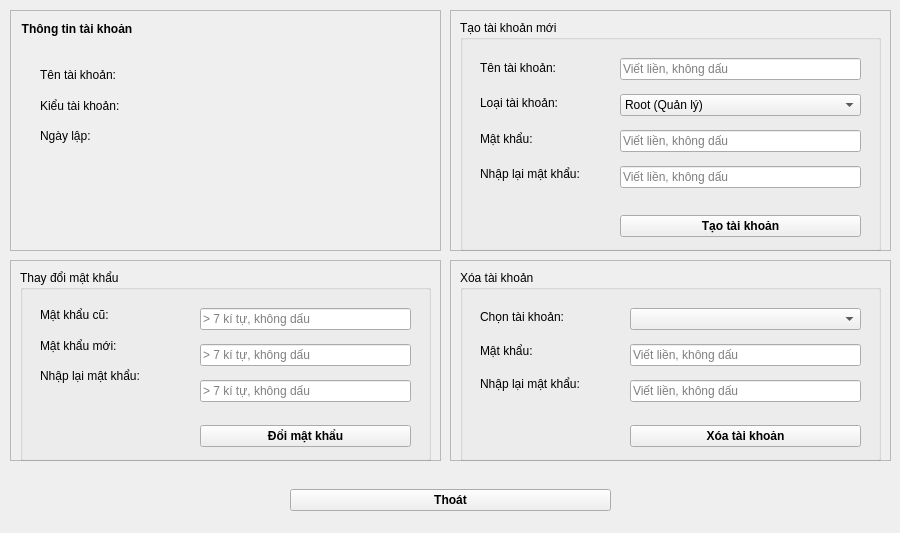
<?xml version="1.0" encoding="UTF-8"?>
<ui version="4.0">
 <class>FormUserAccount</class>
 <widget class="QWidget" name="FormUserAccount">
  <property name="geometry">
   <rect>
    <x>0</x>
    <y>0</y>
    <width>900</width>
    <height>533</height>
   </rect>
  </property>
  <property name="windowTitle">
   <string>STEMe - Tạo tài khoản</string>
  </property>
  <property name="windowIcon">
   <iconset resource="image.qrc">
    <normaloff>:/image/Setup_icon_1.jpg</normaloff>:/image/Setup_icon_1.jpg</iconset>
  </property>
  <widget class="QWidget" name="horizontalLayoutWidget">
   <property name="geometry">
    <rect>
     <x>290</x>
     <y>480</y>
     <width>321</width>
     <height>41</height>
    </rect>
   </property>
   <layout class="QHBoxLayout" name="horizontalLayout">
    <item>
     <widget class="QPushButton" name="pushButton_Cancel">
      <property name="font">
       <font>
        <weight>75</weight>
        <bold>true</bold>
       </font>
      </property>
      <property name="text">
       <string>Thoát</string>
      </property>
     </widget>
    </item>
   </layout>
  </widget>
  <widget class="QFrame" name="frame">
   <property name="geometry">
    <rect>
     <x>10</x>
     <y>10</y>
     <width>431</width>
     <height>241</height>
    </rect>
   </property>
   <property name="frameShape">
    <enum>QFrame::StyledPanel</enum>
   </property>
   <property name="frameShadow">
    <enum>QFrame::Raised</enum>
   </property>
   <widget class="QGroupBox" name="groupBox_AccountInfo">
    <property name="geometry">
     <rect>
      <x>10</x>
      <y>10</y>
      <width>411</width>
      <height>151</height>
     </rect>
    </property>
    <property name="font">
     <font>
      <weight>75</weight>
      <bold>true</bold>
     </font>
    </property>
    <property name="styleSheet">
     <string notr="true">border:5px</string>
    </property>
    <property name="title">
     <string>Thông tin tài khoản</string>
    </property>
    <property name="flat">
     <bool>false</bool>
    </property>
    <widget class="QWidget" name="verticalLayoutWidget">
     <property name="geometry">
      <rect>
       <x>20</x>
       <y>40</y>
       <width>121</width>
       <height>91</height>
      </rect>
     </property>
     <layout class="QVBoxLayout" name="verticalLayout">
      <property name="spacing">
       <number>0</number>
      </property>
      <item>
       <widget class="QLabel" name="label_2">
        <property name="text">
         <string>Tên tài khoản:</string>
        </property>
       </widget>
      </item>
      <item>
       <widget class="QLabel" name="label">
        <property name="text">
         <string>Kiểu tài khoản:</string>
        </property>
       </widget>
      </item>
      <item>
       <widget class="QLabel" name="label_4">
        <property name="text">
         <string>Ngày lập:</string>
        </property>
       </widget>
      </item>
     </layout>
    </widget>
    <widget class="QWidget" name="verticalLayoutWidget_2">
     <property name="geometry">
      <rect>
       <x>160</x>
       <y>40</y>
       <width>231</width>
       <height>91</height>
      </rect>
     </property>
     <layout class="QVBoxLayout" name="verticalLayout_2">
      <property name="spacing">
       <number>0</number>
      </property>
      <item>
       <widget class="QLabel" name="label_Info_Account">
        <property name="font">
         <font>
          <weight>75</weight>
          <italic>true</italic>
          <bold>true</bold>
         </font>
        </property>
        <property name="text">
         <string/>
        </property>
       </widget>
      </item>
      <item>
       <widget class="QLabel" name="label_Info_Type">
        <property name="font">
         <font>
          <weight>75</weight>
          <italic>true</italic>
          <bold>true</bold>
         </font>
        </property>
        <property name="text">
         <string/>
        </property>
       </widget>
      </item>
      <item>
       <widget class="QLabel" name="label_Info_Date">
        <property name="font">
         <font>
          <weight>75</weight>
          <italic>true</italic>
          <bold>true</bold>
         </font>
        </property>
        <property name="text">
         <string/>
        </property>
       </widget>
      </item>
     </layout>
    </widget>
   </widget>
  </widget>
  <widget class="QFrame" name="frame_2">
   <property name="geometry">
    <rect>
     <x>10</x>
     <y>260</y>
     <width>431</width>
     <height>201</height>
    </rect>
   </property>
   <property name="frameShape">
    <enum>QFrame::StyledPanel</enum>
   </property>
   <property name="frameShadow">
    <enum>QFrame::Raised</enum>
   </property>
   <widget class="QGroupBox" name="groupBox">
    <property name="geometry">
     <rect>
      <x>10</x>
      <y>10</y>
      <width>411</width>
      <height>191</height>
     </rect>
    </property>
    <property name="title">
     <string>Thay đổi mật khẩu</string>
    </property>
    <widget class="QWidget" name="verticalLayoutWidget_3">
     <property name="geometry">
      <rect>
       <x>20</x>
       <y>30</y>
       <width>134</width>
       <height>91</height>
      </rect>
     </property>
     <layout class="QVBoxLayout" name="verticalLayout_3">
      <property name="spacing">
       <number>0</number>
      </property>
      <item>
       <widget class="QLabel" name="label_3">
        <property name="text">
         <string>Mật khẩu cũ:</string>
        </property>
       </widget>
      </item>
      <item>
       <widget class="QLabel" name="label_5">
        <property name="text">
         <string>Mật khẩu mới:</string>
        </property>
       </widget>
      </item>
      <item>
       <widget class="QLabel" name="label_6">
        <property name="text">
         <string>Nhập lại mật khẩu:</string>
        </property>
       </widget>
      </item>
     </layout>
    </widget>
    <widget class="QWidget" name="verticalLayoutWidget_4">
     <property name="geometry">
      <rect>
       <x>180</x>
       <y>30</y>
       <width>211</width>
       <height>110</height>
      </rect>
     </property>
     <layout class="QVBoxLayout" name="verticalLayout_4">
      <item>
       <widget class="QLineEdit" name="lineEdit_ChangePassword">
        <property name="echoMode">
         <enum>QLineEdit::PasswordEchoOnEdit</enum>
        </property>
        <property name="placeholderText">
         <string>&gt; 7 kí tự, không dấu</string>
        </property>
       </widget>
      </item>
      <item>
       <widget class="QLineEdit" name="lineEdit_ChangeNewPassword">
        <property name="echoMode">
         <enum>QLineEdit::Password</enum>
        </property>
        <property name="placeholderText">
         <string>&gt; 7 kí tự, không dấu</string>
        </property>
       </widget>
      </item>
      <item>
       <widget class="QLineEdit" name="lineEdit_ChangeRePassword">
        <property name="echoMode">
         <enum>QLineEdit::Password</enum>
        </property>
        <property name="placeholderText">
         <string>&gt; 7 kí tự, không dấu</string>
        </property>
       </widget>
      </item>
     </layout>
    </widget>
    <widget class="QWidget" name="horizontalLayoutWidget_2">
     <property name="geometry">
      <rect>
       <x>180</x>
       <y>150</y>
       <width>211</width>
       <height>32</height>
      </rect>
     </property>
     <layout class="QHBoxLayout" name="horizontalLayout_4">
      <item>
       <widget class="QPushButton" name="pushButton_ChangePassword">
        <property name="font">
         <font>
          <weight>75</weight>
          <bold>true</bold>
         </font>
        </property>
        <property name="text">
         <string>Đổi mật khẩu</string>
        </property>
       </widget>
      </item>
     </layout>
    </widget>
   </widget>
  </widget>
  <widget class="QFrame" name="frame_3">
   <property name="geometry">
    <rect>
     <x>450</x>
     <y>260</y>
     <width>441</width>
     <height>201</height>
    </rect>
   </property>
   <property name="frameShape">
    <enum>QFrame::StyledPanel</enum>
   </property>
   <property name="frameShadow">
    <enum>QFrame::Raised</enum>
   </property>
   <widget class="QGroupBox" name="groupBox_2">
    <property name="geometry">
     <rect>
      <x>10</x>
      <y>10</y>
      <width>421</width>
      <height>191</height>
     </rect>
    </property>
    <property name="title">
     <string>Xóa tài khoản</string>
    </property>
    <widget class="QWidget" name="verticalLayoutWidget_7">
     <property name="geometry">
      <rect>
       <x>20</x>
       <y>30</y>
       <width>134</width>
       <height>101</height>
      </rect>
     </property>
     <layout class="QVBoxLayout" name="verticalLayout_7">
      <property name="spacing">
       <number>0</number>
      </property>
      <item>
       <widget class="QLabel" name="label_11">
        <property name="text">
         <string>Chọn tài khoản:</string>
        </property>
       </widget>
      </item>
      <item>
       <widget class="QLabel" name="label_12">
        <property name="text">
         <string>Mật khẩu:</string>
        </property>
       </widget>
      </item>
      <item>
       <widget class="QLabel" name="label_13">
        <property name="text">
         <string>Nhập lại mật khẩu:</string>
        </property>
       </widget>
      </item>
     </layout>
    </widget>
    <widget class="QWidget" name="verticalLayoutWidget_8">
     <property name="geometry">
      <rect>
       <x>170</x>
       <y>30</y>
       <width>231</width>
       <height>110</height>
      </rect>
     </property>
     <layout class="QVBoxLayout" name="verticalLayout_8">
      <item>
       <widget class="QComboBox" name="comboBox_RemoveAccount">
        <property name="editable">
         <bool>false</bool>
        </property>
        <property name="currentText">
         <string/>
        </property>
       </widget>
      </item>
      <item>
       <widget class="QLineEdit" name="lineEdit_RemovePassword">
        <property name="echoMode">
         <enum>QLineEdit::PasswordEchoOnEdit</enum>
        </property>
        <property name="placeholderText">
         <string>Viết liền, không dấu</string>
        </property>
       </widget>
      </item>
      <item>
       <widget class="QLineEdit" name="lineEdit_RemoveRePassword">
        <property name="echoMode">
         <enum>QLineEdit::PasswordEchoOnEdit</enum>
        </property>
        <property name="placeholderText">
         <string>Viết liền, không dấu</string>
        </property>
       </widget>
      </item>
     </layout>
    </widget>
    <widget class="QWidget" name="horizontalLayoutWidget_4">
     <property name="geometry">
      <rect>
       <x>170</x>
       <y>150</y>
       <width>231</width>
       <height>32</height>
      </rect>
     </property>
     <layout class="QHBoxLayout" name="horizontalLayout_6">
      <item>
       <widget class="QPushButton" name="pushButton_Remove">
        <property name="font">
         <font>
          <weight>75</weight>
          <bold>true</bold>
         </font>
        </property>
        <property name="text">
         <string>Xóa tài khoản</string>
        </property>
       </widget>
      </item>
     </layout>
    </widget>
   </widget>
  </widget>
  <widget class="QFrame" name="frame_4">
   <property name="geometry">
    <rect>
     <x>450</x>
     <y>10</y>
     <width>441</width>
     <height>241</height>
    </rect>
   </property>
   <property name="frameShape">
    <enum>QFrame::StyledPanel</enum>
   </property>
   <property name="frameShadow">
    <enum>QFrame::Raised</enum>
   </property>
   <widget class="QGroupBox" name="groupBox_3">
    <property name="geometry">
     <rect>
      <x>10</x>
      <y>10</y>
      <width>421</width>
      <height>231</height>
     </rect>
    </property>
    <property name="title">
     <string>Tạo tài khoản mới</string>
    </property>
    <widget class="QWidget" name="verticalLayoutWidget_5">
     <property name="geometry">
      <rect>
       <x>20</x>
       <y>30</y>
       <width>134</width>
       <height>141</height>
      </rect>
     </property>
     <layout class="QVBoxLayout" name="verticalLayout_5">
      <property name="spacing">
       <number>0</number>
      </property>
      <item>
       <widget class="QLabel" name="label_7">
        <property name="text">
         <string>Tên tài khoản:</string>
        </property>
       </widget>
      </item>
      <item>
       <widget class="QLabel" name="label_8">
        <property name="text">
         <string>Loại tài khoản:</string>
        </property>
       </widget>
      </item>
      <item>
       <widget class="QLabel" name="label_9">
        <property name="text">
         <string>Mật khẩu:</string>
        </property>
       </widget>
      </item>
      <item>
       <widget class="QLabel" name="label_10">
        <property name="text">
         <string>Nhập lại mật khẩu:</string>
        </property>
       </widget>
      </item>
     </layout>
    </widget>
    <widget class="QWidget" name="verticalLayoutWidget_6">
     <property name="geometry">
      <rect>
       <x>160</x>
       <y>30</y>
       <width>241</width>
       <height>148</height>
      </rect>
     </property>
     <layout class="QVBoxLayout" name="verticalLayout_6">
      <item>
       <widget class="QLineEdit" name="lineEdit_NewAccount">
        <property name="placeholderText">
         <string>Viết liền, không dấu</string>
        </property>
       </widget>
      </item>
      <item>
       <widget class="QComboBox" name="comboBox_NewType">
        <property name="editable">
         <bool>false</bool>
        </property>
        <property name="currentText">
         <string>Root (Quản lý)</string>
        </property>
        <item>
         <property name="text">
          <string>Root (Quản lý)</string>
         </property>
        </item>
        <item>
         <property name="text">
          <string>Teacher (Giáo viên)</string>
         </property>
        </item>
        <item>
         <property name="text">
          <string>Student (Học sinh)</string>
         </property>
        </item>
       </widget>
      </item>
      <item>
       <widget class="QLineEdit" name="lineEdit_NewPassword">
        <property name="echoMode">
         <enum>QLineEdit::PasswordEchoOnEdit</enum>
        </property>
        <property name="placeholderText">
         <string>Viết liền, không dấu</string>
        </property>
       </widget>
      </item>
      <item>
       <widget class="QLineEdit" name="lineEdit_NewRePassword">
        <property name="echoMode">
         <enum>QLineEdit::PasswordEchoOnEdit</enum>
        </property>
        <property name="placeholderText">
         <string>Viết liền, không dấu</string>
        </property>
       </widget>
      </item>
     </layout>
    </widget>
    <widget class="QWidget" name="horizontalLayoutWidget_3">
     <property name="geometry">
      <rect>
       <x>160</x>
       <y>190</y>
       <width>241</width>
       <height>32</height>
      </rect>
     </property>
     <layout class="QHBoxLayout" name="horizontalLayout_5">
      <item>
       <widget class="QPushButton" name="pushButton_ChangePassword_NewCreat">
        <property name="font">
         <font>
          <weight>75</weight>
          <bold>true</bold>
         </font>
        </property>
        <property name="text">
         <string>Tạo tài khoản</string>
        </property>
       </widget>
      </item>
     </layout>
    </widget>
   </widget>
  </widget>
 </widget>
 <resources>
  <include location="image.qrc"/>
 </resources>
 <connections/>
</ui>
